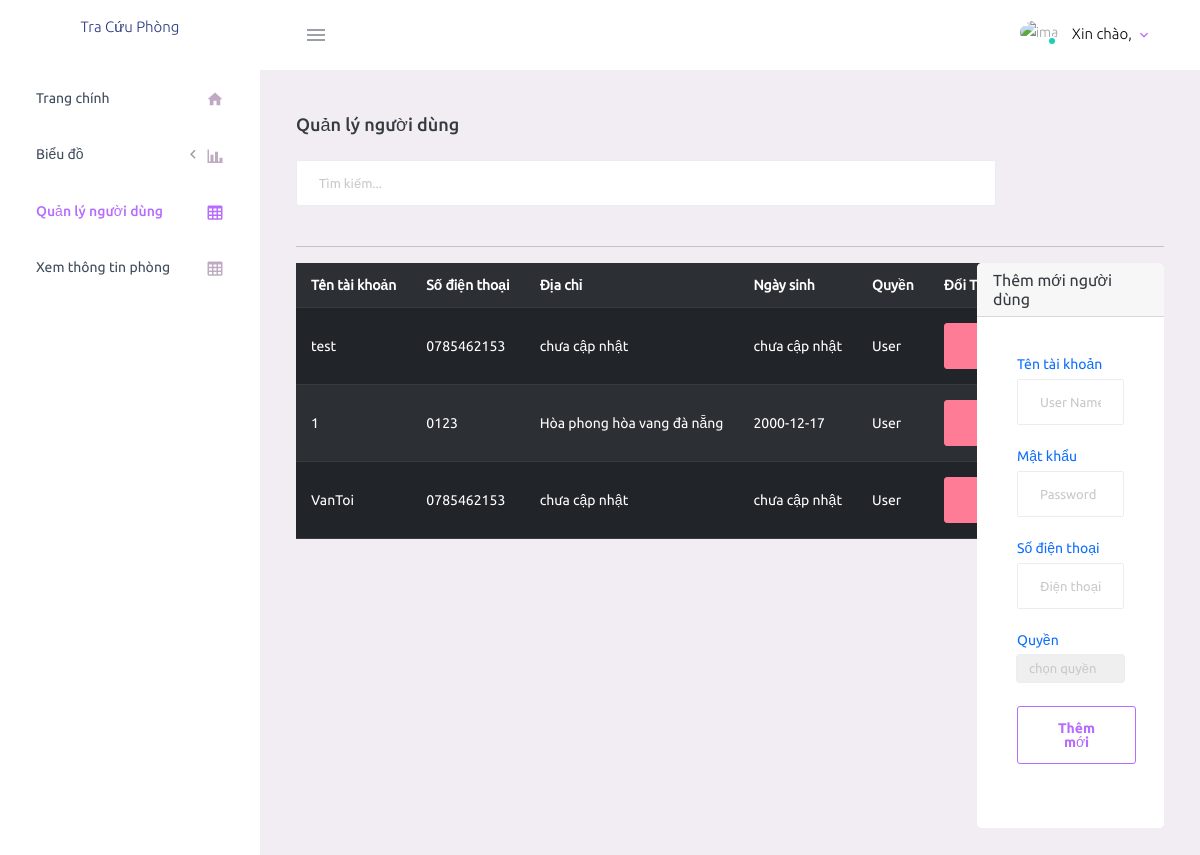
Page /Admin/Admin_taikhoan.php on the committed database.
### tables this page shows
CREATE TABLE `taikhoan` (
  `IDTaiKhoan` varchar(255) NOT NULL,
  `TenTaiKhoan` varchar(255) DEFAULT NULL,
  `MatKhau` varchar(255) DEFAULT NULL,
  `SDT` varchar(10) DEFAULT NULL,
  `MaLoaiTaiKhoan` varchar(255) DEFAULT NULL,
  `OTP` varchar(6) DEFAULT NULL,
  `TrangThai` varchar(255) DEFAULT NULL
);

CREATE TABLE `thongtincanhan` (
  `IDTaiKhoan` varchar(255) DEFAULT NULL,
  `DiaChi` varchar(255) DEFAULT NULL,
  `NgaySinh` datetime DEFAULT NULL,
  `HoTen` varchar(255) DEFAULT NULL,
  `GioiTinh` varchar(255) DEFAULT NULL
);

### Admin/Admin_taikhoan.php (the view, shortened to what this page needs)
<!DOCTYPE html>
<html lang="en">
<head>
    <link rel="stylesheet" href="assets/vendors/mdi/css/materialdesignicons.min.css">
    <link rel="stylesheet" href="assets/vendors/css/vendor.bundle.base.css">
    <link rel="stylesheet" href="assets/css/style.css">
</head>
<body>
	<?php
	    include("header.php");
	?>
      <div class="container-fluid page-body-wrapper">
        <?php
    	    include("menu.php");
    	?>
        <div class="main-panel">
          <div class="content-wrapper">
            <div class="page-header">
              <h3 class="page-title"> Quản lý người dùng </h3>
            </div>
            <div class="row">
              <div class="col-lg-12">
                  <div class="search-form">
                        <div class="comtainer">
                            <div class="row">
                                <div class="col-12">
                                    <div class="form-group">
                                        <div class="btn-group" style="width: 700px;">
                                            <input type="text" class="form-control" name="" id="myInput" onkeyup="myFunction()" aria-describedby="helpId"
                                                placeholder="Tìm kiếm...">
                                        </div>
                                    </div>
                                </div>
                                <div class="col-12">
                                    <hr>
                                </div>
                            </div>
                            <div class="row">
                                <div class="col-8">
                                    <table id="myTable" class="table table-striped table-dark table-hover">
                                            <tr>
                                                <th>Tên tài khoản</th>
                                                <th>Số điện thoại</th>
                                                <th>Địa chỉ</th>
                                                <th>Ngày sinh</th>
                                                <th>Quyền</th>
                                                <th>Đổi Trạng thái</th>
                                            </tr>
                                            <?php
                                                include("../ketnoi.php");
                                                $tvc="SELECT TaiKhoan.IDTaiKhoan, TenTaiKhoan, SDT, DiaChi, MaLoaiTaiKhoan, NgaySinh, TrangThai  FROM TaiKhoan left JOIN ThongTinCaNhan ON TaiKhoan.IDTaiKhoan = ThongTinCaNhan.IDTaiKhoan WHERE TenTaiKhoan != 'ADMIN'";
                                                $tvc_1=mysqli_query($connect,$tvc);
                                                while($tvc_2=mysqli_fetch_array($tvc_1))
                                                {
                                                    if($tvc_2!=false)
                                                    {
                                                        if($tvc_2['DiaChi'] == ''){
                                                           $diachi = 'chưa cập nhật';
                                                        }
                                                        else{
                                                            $diachi = $tvc_2['DiaChi'];
                                                        }
                                                        if($tvc_2['NgaySinh'] == ''){
                                                           $ngaysinh = 'chưa cập nhật';
                                                        }
                                                        else{
                                                            $ngaysinh = str_replace("00:00:00","",$tvc_2['NgaySinh']);
                                                        }
                                                        if($tvc_2['TrangThai'] == 'Kich Hoat'){
                                                           $trangthai = '<a href = "Doitrangthai.php?id='.$tvc_2['IDTaiKhoan'].'&name='.$tvc_2['TenTaiKhoan'].'&trangthai='.$tvc_2['TrangThai'].'"><div class="btn btn-danger"><i class="fa fa-trash"></i>Khóa</div></a>';
                                                        }
                                                        else{
                                                            $trangthai = '<a href = "Doitrangthai.php?id='.$tvc_2['IDTaiKhoan'].'&name='.$tvc_2['TenTaiKhoan'].'&trangthai='.$tvc_2['TrangThai'].'"><div class="btn btn-info"><i class="fa fa-edit"></i>Kích hoạt</div></a>';
                                                        }
                                                        echo '<tr>
                                                                <td>'.$tvc_2['TenTaiKhoan'].'</th>
                                                                <td>'.$tvc_2['SDT'].'</th>
                                                                <td>'.$diachi.'</th>
                                                                <td>'.$ngaysinh.'</th>
                                                                <td>'.$tvc_2['MaLoaiTaiKhoan'].'</th>
                                                                <td>
                                                                    <div class="btn-group">
                                                                        '.$trangthai.'
                                                                    </div>
                                                                </td>
                                                            </tr>';
                                                    }
                                                }
                                            ?>
                                    </table>
                                </div>
                                <div class="col-1"></div>
                                <div class="col-3">
                                    <form method="post" action="Add_user.php">
                                        <div class="card text-left">
                                            <div class="card border-primary">
                                                <div class="card-header">Thêm mới người dùng</div>
                                                <div class="card-body text-primary">
                                                    <div class="form-group">
                                                        <label for="">Tên tài khoản</label>
                                                        <input type="text" name="username" id="" class="form-control" placeholder="User Name"
                                                            aria-describedby="helpId">
                                                    </div>
                                                    <div class="form-group">
                                                        <label for="">Mật khẩu</label>
                                                        <input type="password" name="password" id="" class="form-control" placeholder="Password"
                                                            aria-describedby="helpId">
                                                    </div>
                                                    <div class="form-group">
                                                        <label for="">Số điện thoại</label>
                                                        <input type="text" name="SDT" id="" class="form-control" placeholder="Điện thoại"
                                                            aria-describedby="helpId">
                                                    </div>
                                                    <div class="form-group">
                                                        <label for="">Quyền</label>
                                                        <select class="form-control" name="quyen" id="">
                                                            <option>chọn quyền</option>
                                                        </select>
                                                    </div>
                                                    <div class="form-group">
                                                        <button type="submit" class="btn btn-block btn-outline-primary">Thêm mới</button>
                                                    </div>
                                                </div>
                                            </div>
                                        </div>
                                    </form>
                                </div>
                            </div>
                        </div>
                    </div>
              </div>
            </div>
          </div>
        </div>
    </div>
</body>
</html>

### rows in the picture
taikhoan: TenTaiKhoan "test", SDT "0785462153", diachi "chưa cập nhật", ngaysinh "chưa cập nhật", MaLoaiTaiKhoan "User"
thongtincanhan: IDTaiKhoan.TenTaiKhoan "1", IDTaiKhoan.SDT "0123", DiaChi "Hòa phong hòa vang đà nẵng", NgaySinh "2000-12-17", IDTaiKhoan.MaLoaiTaiKhoan "User"
taikhoan: TenTaiKhoan "VanToi", SDT "0785462153", diachi "chưa cập nhật", ngaysinh "chưa cập nhật", MaLoaiTaiKhoan "User"
